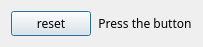
<?xml version="1.0" encoding="UTF-8"?>
<ui version="4.0">
 <class>MODI_FIRMWARE_UPDATER</class>
 <widget class="QDialog" name="MODI_FIRMWARE_UPDATER">
  <property name="geometry">
   <rect>
    <x>0</x>
    <y>0</y>
    <width>200</width>
    <height>123</height>
   </rect>
  </property>
  <property name="sizePolicy">
   <sizepolicy hsizetype="Fixed" vsizetype="Preferred">
    <horstretch>0</horstretch>
    <verstretch>0</verstretch>
   </sizepolicy>
  </property>
  <property name="maximumSize">
   <size>
    <width>16777215</width>
    <height>16777215</height>
   </size>
  </property>
  <property name="font">
   <font>
    <family>LuxHanSans</family>
   </font>
  </property>
  <property name="focusPolicy">
   <enum>Qt::StrongFocus</enum>
  </property>
  <property name="windowTitle">
   <string>Dialog</string>
  </property>
  <property name="autoFillBackground">
   <bool>false</bool>
  </property>
  <layout class="QVBoxLayout" name="verticalLayout" stretch="3">
   <property name="sizeConstraint">
    <enum>QLayout::SetFixedSize</enum>
   </property>
   <item>
    <layout class="QHBoxLayout" name="horizontalLayout" stretch="0,0">
     <property name="spacing">
      <number>7</number>
     </property>
     <property name="sizeConstraint">
      <enum>QLayout::SetDefaultConstraint</enum>
     </property>
     <item>
      <widget class="QPushButton" name="nvs_reset_start">
       <property name="sizePolicy">
        <sizepolicy hsizetype="Minimum" vsizetype="Expanding">
         <horstretch>0</horstretch>
         <verstretch>0</verstretch>
        </sizepolicy>
       </property>
       <property name="text">
        <string>reset</string>
       </property>
      </widget>
     </item>
     <item>
      <widget class="QLabel" name="process_state">
       <property name="text">
        <string>Press the button</string>
       </property>
       <property name="alignment">
        <set>Qt::AlignCenter</set>
       </property>
      </widget>
     </item>
    </layout>
   </item>
  </layout>
 </widget>
 <resources/>
 <connections/>
 <slots>
  <slot>slot1()</slot>
  <slot>slot2()</slot>
  <slot>slot3()</slot>
 </slots>
</ui>
